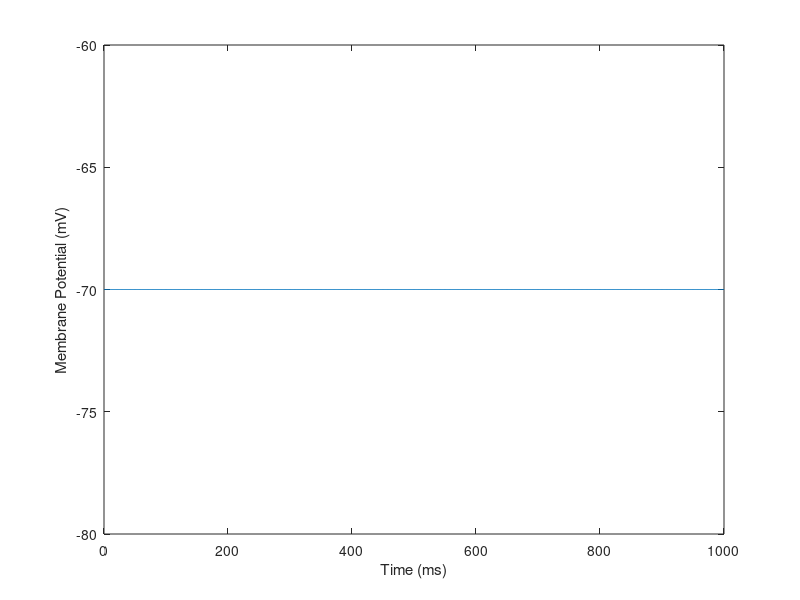
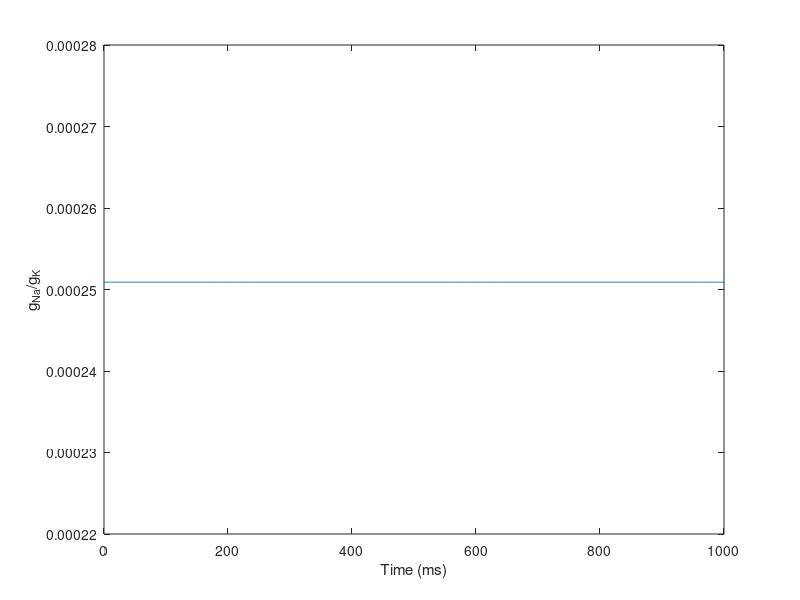

Write MATLAB code to recreate these figures, in order. (Note: this script raises an error after producing the figures.)
clear all
close all
clc

% simulation parameters
t = 0:1000;

% constants
gbar_K = 36;
gbar_Na = 120;
gbar_L = 0.3;
E_K = -12;
E_Na = 115;
E_L = 10.6;
V_rest = -70;
C_m = .001;
I = .005;

%% steady-state
% plot resting membrane potential
V_m(1:1001) = V_rest;
figure(1)
plot(t,V_m)
xlabel('Time (ms)')
ylabel('Membrane Potential (mV)')

% calculate gating variables at rest
a_m = .1*((25-V_rest)/(exp((25-V_rest)/10)-1));
B_m = 4*exp(-V_rest/18);
a_n = .01*((10-V_rest)/(exp((10-V_rest)/10)-1));
B_n = .125*exp(-V_rest/80);
a_h = .07*exp(-V_rest/20);
B_h = 1/(exp((30-V_rest)/10)+1);

m_0 = a_m/(a_m+B_m);
n_0 = a_n/(a_n+B_n);
h_0 = a_h/(a_h+B_h);

% calculate g_Na, g_K, & g_Na/g_K ratio
g_Na = m_0^3*gbar_Na*h_0;
g_K = n_0^4*gbar_K;
r(1:1001) = g_Na/g_K;

% plot g_Na/g_K ratio
figure(2)
plot(t,r)
xlabel('Time (ms)')
ylabel('g_{Na}/g_K')

%% step pulse stimulation
% calculate gating variables at rest
a_m = .1*((25-V_rest)/(exp((25-V_rest)/10)-1));
B_m = 4*exp(-V_rest/18);
a_n = .01*((10-V_rest)/(exp((10-V_rest)/10)-1));
B_n = .125*exp(-V_rest/80);
a_h = .07*exp(-V_rest/20);
B_h = 1/(exp((30-V_rest)/10)+1);

m = a_m/(a_m+B_m);
n = a_n/(a_n+B_n);
h = a_h/(a_h+B_h);

% calculate resting g_Na & g_K
g_Na(1) = m^3*gbar_Na*h;
g_K(1) = n^4*gbar_K;

% calculate resting currents
I_K = g_K(1)*(V_rest-E_K);
I_Na = g_Na(1)*(V_rest-E_Na);
I_L = (-I_K-I_Na)*(V_rest-E_L);
I_ion = -I_K-I_Na-I_L;

for i = 2:1001
%     calculate membrane potential
    V_m(i) = V_rest+.1*I_ion/C_m
    
%     calculate gating variables
    a_m = .1*((25-V_m(i))/(exp((25-V_m(i))/10)-1));
    B_m = 4*exp(-V_m(i)/18);
    a_n = .01*((10-V_m(i))/(exp((10-V_m(i))/10)-1));
    B_n = .125*exp(-V_m(i)/80);
    a_h = .07*exp(-V_m(i)/20);
    B_h = 1/(exp((30-V_m(i))/10)+1);
    
    m = m+.1*a_m*(1-m)-B_m*m
    n = n+.1*a_n*(1-n)-B_n*n
    h = h+.1*a_h*(1-h)-B_h*h
    
%     calculate Na & K channel conductance
    g_Na(i) = m^3*gbar_Na*h
    g_K(i) = n^4*gbar_K
    
%     calculate currents
    I_K = g_K(i)*(V_m(i)-E_K)
    I_Na = g_Na(i)*(V_m(i)-E_Na)
    if i < 7
        I_ion = I-I_K-I_Na-I_L
    else
        I_ion = -I_K-I_Na-I_L
    end
end
%% constant stimulation
% determine currents
I_Na = m^3*gbar_Na*h*(V_m-E_Na);
I_K = n^4*gbar_K*(V_m-E_K);
I_L = gbar_L*(V_m-E_L);
I_ion(1:100) = .001-I_K-I_Na-I_L;
